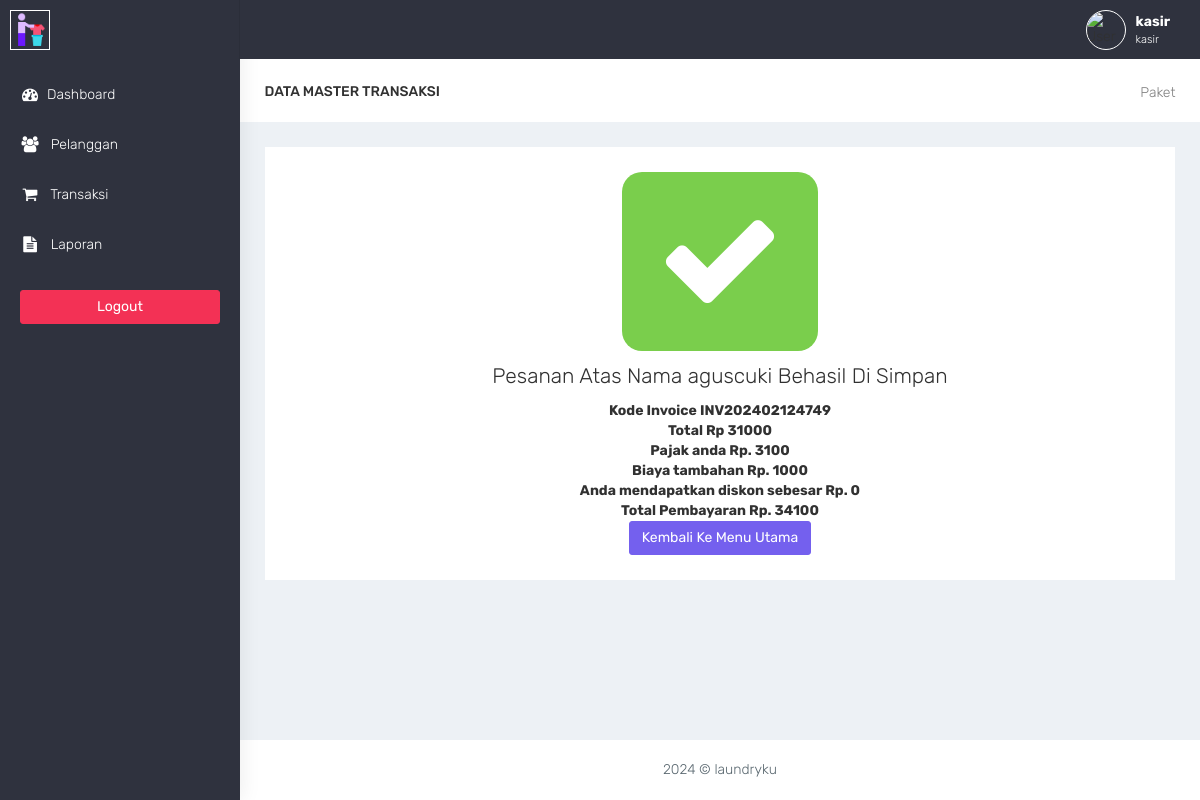
The page /kasir/transaksi_sukses.php?id=112 (signed in) on the database its author committed.
### tables this page shows
CREATE TABLE `transaksi` (
  `id_transaksi` int(11) NOT NULL,
  `outlet_id` int(11) DEFAULT NULL,
  `kode_invoice` varchar(100) DEFAULT NULL,
  `member_id` int(11) DEFAULT NULL,
  `tgl` datetime DEFAULT NULL,
  `batas_waktu` datetime DEFAULT NULL,
  `tgl_pembayaran` datetime DEFAULT NULL,
  `biaya_tambahan` int(11) DEFAULT NULL,
  `diskon` double DEFAULT NULL,
  `pajak` double DEFAULT NULL,
  `status` enum('baru','proses','selesai','diambil') DEFAULT NULL,
  `status_bayar` enum('dibayar','belum') DEFAULT NULL,
  `user_id` int(11) DEFAULT NULL
);

CREATE TABLE `member` (
  `id_member` int(11) NOT NULL,
  `nama_member` varchar(100) DEFAULT NULL,
  `alamat_member` text DEFAULT NULL,
  `jenis_kelamin` enum('L','P') DEFAULT NULL,
  `telp_member` varchar(15) DEFAULT NULL,
  `no_ktp` varchar(30) DEFAULT NULL
);

CREATE TABLE `detail_transaksi` (
  `id_detail` int(11) NOT NULL,
  `transaksi_id` int(11) DEFAULT NULL,
  `paket_id` int(11) DEFAULT NULL,
  `qty` double DEFAULT NULL,
  `total_harga` double DEFAULT NULL,
  `keterangan` text DEFAULT NULL,
  `total_bayar` int(11) DEFAULT NULL,
  `total_pajak` int(11) DEFAULT NULL,
  `total_diskon` int(11) DEFAULT NULL,
  `total_asli` int(11) DEFAULT NULL
);

### kasir/functions.php (called while the page is built, shortened)
<?php
function ambilsatubaris($conn,$query){
    $db = mysqli_query($conn,$query);
    return mysqli_fetch_assoc($db);
}
?>

### kasir/transaksi_sukses.php (the view, shortened to what this page needs)
<?php
$title = 'transaksi';
require 'functions.php';
require 'layout_header.php';
$query = "SELECT transaksi.*, member.nama_member, detail_transaksi.total_harga, detail_transaksi.total_pajak, detail_transaksi.total_diskon, detail_transaksi.total_asli
          FROM transaksi
          INNER JOIN member ON member.id_member = transaksi.member_id
          INNER JOIN detail_transaksi ON detail_transaksi.transaksi_id = transaksi.id_transaksi
          WHERE transaksi.id_transaksi = " . $_GET['id'];
$data = ambilsatubaris($conn, $query);
?>
<div class="container-fluid">
    <div class="row bg-title">
        <div class="col-lg-3 col-md-4 col-sm-4 col-xs-12">
            <h4 class="page-title">Data Master <?= $title ?></h4>
        </div>
        <div class="col-lg-9 col-sm-8 col-md-8 col-xs-12">
            <ol class="breadcrumb">
                <li><a href="#">Paket</a></li>
            </ol>
        </div>
    </div>
    <div class="row">
        <div class="col-md-12 col-lg-12 col-sm-12 col-xs-12">
            <div class="white-box">
                <div class="row">
                    <div class="col-md-4"></div>
                    <div class="col-md-4 text-center" style="padding-left: 50px;padding-right: 50px;">
                        <div class="bg-success" style="font-size: 125px;border-radius: 20px">
                            <i class="fa fa-check fa-10x text-white"></i>
                        </div>
                    </div>
                    <div class="col-md-4"></div>
                </div>
                <div class="row">
                    <div class="col-md-12 text-center">
                        <h3>Pesanan Atas Nama <?= $data['nama_member']; ?> Behasil Di Simpan</h3>
                        <strong>Kode Invoice <?= $data['kode_invoice']; ?></strong><br>
                        <strong>Total Rp <?= $data['total_asli'];  ?></strong><br>
                        <strong>Pajak anda Rp. <?= $data['total_pajak'];  ?></strong><br>
                        <strong>Biaya tambahan Rp. <?= $data['biaya_tambahan'];  ?></strong> <br>
                        <strong>Anda mendapatkan diskon sebesar Rp. <?= $data['total_diskon'];  ?> </strong><br>
                        <strong>Total Pembayaran Rp. <?= $data['total_harga']; ?></strong><br>
                        <a href="transaksi.php" class="btn btn-primary">Kembali Ke Menu Utama</a>
                    </div>
                </div>
            </div>
        </div>
    </div>
</div>
<?php
require 'layout_footer.php';

### assets/css/colors/default.css (style rules this page uses)
body { background: #fff; }

### rows shown on the page
transaksi: member.nama_member "aguscuki", kode_invoice "INV202402124749", detail_transaksi.total_asli "31000", detail_transaksi.total_pajak "3100", biaya_tambahan "1000", detail_transaksi.total_diskon "0", detail_transaksi.total_harga "34100"

### other values the page prints
$title "TRANSAKSI"
